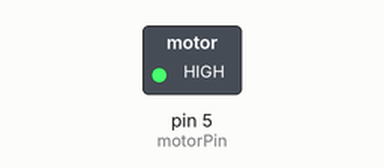
This sketch was run on a simulated Arduino Uno, built with avr-gcc and run on an emulated ATmega328P. Shown: switched loads named in the sketch (green lamp = pin HIGH).

Above: at 0.05 s.
At 3.05 s:
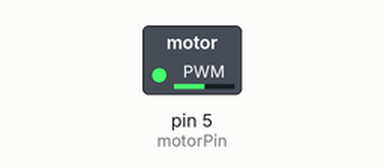
At 6.0 s:
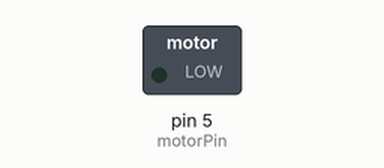
Timing chart, 0 to 7.8 s (numbered marks = the images above):
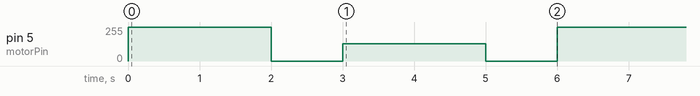

Measured:
- by itself, pin 5 (motorPin): repeats every 6.0 s: 0/255 1.0 s, 128/255 2.0 s, 0/255 1.0 s, 255/255 2.0 s

The sketch:

MotorControl_test.ino
```cpp
int motorPin = 5;

void setup() {
  pinMode(motorPin, OUTPUT);
}

void loop() {
  // put your main code here, to run repeatedly:
  digitalWrite(motorPin, HIGH);
  delay(2000);
  analogWrite(motorPin, 0);
  delay(1000);
  analogWrite(motorPin, 128);
  delay(2000);
  analogWrite(motorPin, 0);
  delay(1000);
}
```
